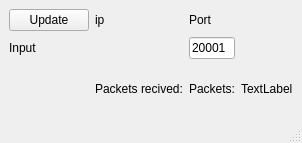
<?xml version="1.0" encoding="UTF-8"?>
<ui version="4.0">
 <class>MainWindow</class>
 <widget class="QMainWindow" name="MainWindow">
  <property name="geometry">
   <rect>
    <x>0</x>
    <y>0</y>
    <width>274</width>
    <height>143</height>
   </rect>
  </property>
  <property name="windowTitle">
   <string>MainWindow</string>
  </property>
  <widget class="QWidget" name="centralwidget">
   <layout class="QGridLayout" name="gridLayout_2">
    <item row="0" column="0">
     <layout class="QGridLayout" name="gridLayout">
      <item row="1" column="0">
       <widget class="QLabel" name="label">
        <property name="text">
         <string>Input</string>
        </property>
       </widget>
      </item>
      <item row="2" column="2">
       <widget class="QLabel" name="labelPackets">
        <property name="text">
         <string>Packets:</string>
        </property>
       </widget>
      </item>
      <item row="2" column="1">
       <widget class="QLabel" name="label_4">
        <property name="text">
         <string>Packets recived:</string>
        </property>
       </widget>
      </item>
      <item row="0" column="0">
       <widget class="QPushButton" name="pushButton">
        <property name="text">
         <string>Update</string>
        </property>
       </widget>
      </item>
      <item row="0" column="1">
       <widget class="QLabel" name="label_2">
        <property name="text">
         <string>ip</string>
        </property>
       </widget>
      </item>
      <item row="1" column="2">
       <widget class="QLineEdit" name="portIn">
        <property name="text">
         <string>20001</string>
        </property>
       </widget>
      </item>
      <item row="0" column="2">
       <widget class="QLabel" name="label_3">
        <property name="text">
         <string>Port</string>
        </property>
       </widget>
      </item>
      <item row="2" column="3">
       <widget class="QLabel" name="labelRate">
        <property name="text">
         <string>TextLabel</string>
        </property>
       </widget>
      </item>
     </layout>
    </item>
   </layout>
  </widget>
  <widget class="QMenuBar" name="menubar">
   <property name="geometry">
    <rect>
     <x>0</x>
     <y>0</y>
     <width>274</width>
     <height>22</height>
    </rect>
   </property>
  </widget>
  <widget class="QStatusBar" name="statusbar"/>
 </widget>
 <resources/>
 <connections/>
</ui>
